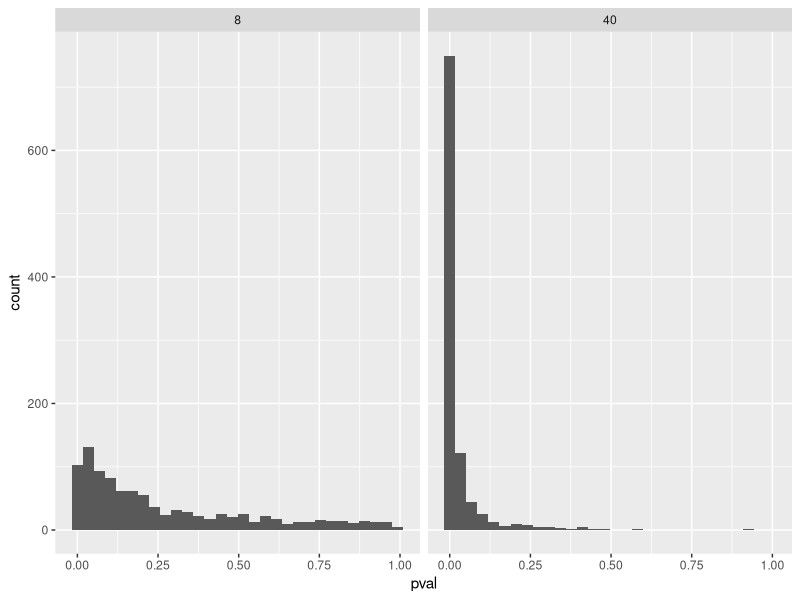
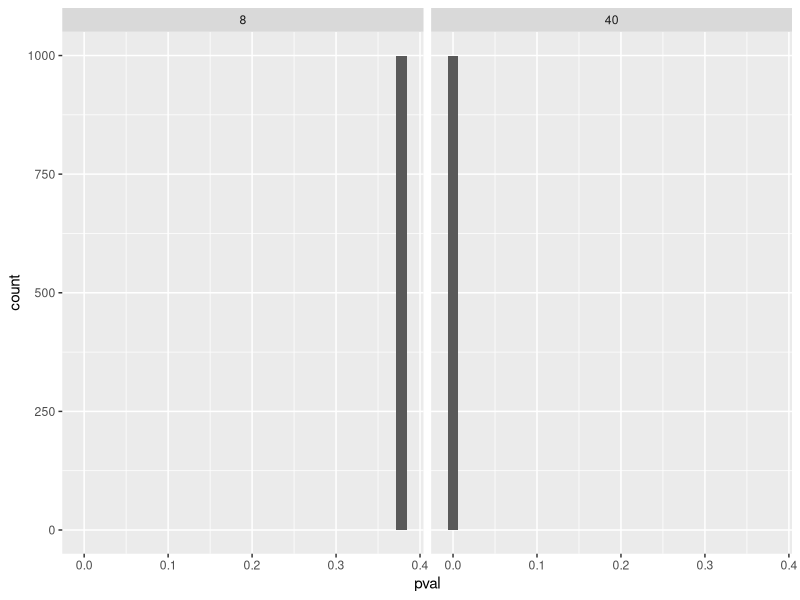

Here is the R script that generated these plots, in order:
## ---- chunk 1
library(tidyverse)

set.seed(1)
population <- rnorm(1000000, mean = 1.5, sd = 3)


samp1 <- data.frame(y = sample(population, 8, replace = FALSE))

samp2 <- data.frame(y = sample(population, 40, replace = FALSE))


m1 <- lm(y ~ 1, data = samp1)
m2 <- lm(y ~ 1, data = samp2)

summary(m1)
summary(m2)
## ---- chunk 2
# Create data frames to store the model estimates
results_8 <- data.frame(estimate = rep(NA, 1000), 
                      se = rep(NA, 1000), 
                      pval = rep(NA, 1000), 
                      n = 8)

results_40 <- data.frame(estimate = rep(NA, 1000), 
                      se = rep(NA, 1000), 
                      pval = rep(NA, 1000), 
                      n = 40)

# A for loop used to sample 1000 studies, each iteration (i) will draw a new sample
# from the population. 

for(i in 1:1000) {
  
  # Draw a sample 
  samp1 <- data.frame(y = sample(population, 8, replace = FALSE))
  samp2 <- data.frame(y = sample(population, 40, replace = FALSE))

  # Model the data
  m1 <- lm(y ~ 1, data = samp1)
  m2 <- lm(y ~ 1, data = samp2)
  
  # Extract values from the models
  results_8[i, 1] <- coef(summary(m1))[1, 1]
  results_8[i, 2] <- coef(summary(m1))[1, 2]
  results_8[i, 3] <- coef(summary(m1))[1, 4]

  results_40[i, 1] <- coef(summary(m2))[1, 1]
  results_40[i, 2] <- coef(summary(m2))[1, 2]
  results_40[i, 3] <- coef(summary(m2))[1, 4]
  
  
}


# Save the results in a combined data frame

results <- bind_rows(results_8, results_40)


# utregning til oppg 4
results %>%
  group_by(n)%>%
   summarise(sd(estimate), mean(se))


# histogram oppg 5
histogram <- results %>%
  ggplot(aes(pval)) + 
  geom_histogram() +
  facet_wrap(~ n)



## ---- chunk 3
# Example code for copy and paste

# A two facets histogram can be created with ggplot2
results %>%
  ggplot(aes(pval)) + 
  geom_histogram() +
  facet_wrap(~ n)
  

# Count the proportion of tests below a certain p-value for each 
results %>%
  filter(pval < 0.05) %>%
  group_by(n) %>%
  summarise(sig_results = n()/1000)

# Using the pwr package
library(pwr)

pwr40 <- pwr.t.test(n = 40, sig.level = 0.05, d = 1.5/3, type = "one.sample")

pwr8 <- pwr.t.test(n = 8, sig.level = 0.05, d = 1.5/3, type = "one.sample")
## ---- chunk 4
population <- rnorm(1000000, mean = 0, sd = 3)


# Create data frames to store the model estimates
results_8b <- data.frame(estimate = rep(NA, 1000), 
                      se = rep(NA, 1000), 
                      pval = rep(NA, 1000), 
                      n = 8)  

results_40b <- data.frame(estimate = rep(NA, 1000), 
                      se = rep(NA, 1000), 
                      pval = rep(NA, 1000), 
                      n = 40)

# A for loop used to sample 1000 studies, each iteration (i) will draw a new sample
# from the population. 

for(i in 1:1000) {
  
  # Draw a sample 
  samp1b <- data.frame(y = sample(population, 8, replace = FALSE))
  samp2b <- data.frame(y = sample(population, 40, replace = FALSE))

  # Model the data
  m1b <- lm(y ~ 1, data = samp1)
  m2b <- lm(y ~ 1, data = samp2)
  
  # Extract values from the models
  results_8b[i, 1] <- coef(summary(m1))[1, 1]
  results_8b[i, 2] <- coef(summary(m1))[1, 2]
  results_8b[i, 3] <- coef(summary(m1))[1, 4]

  results_40b[i, 1] <- coef(summary(m2))[1, 1]
  results_40b[i, 2] <- coef(summary(m2))[1, 2]
  results_40b[i, 3] <- coef(summary(m2))[1, 4]
  
  
}


# Save the results in a combined data frame

results_null <- bind_rows(results_8b, results_40b)

results_null %>%
  ggplot(aes(pval)) + 
  geom_histogram() +
  facet_wrap(~ n)

#how many significant results would we get


results_null %>%
  filter(pval < 0.05) %>%
  group_by(n) %>%
  summarise(sig_results = n()/1000)
